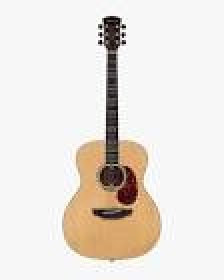
#> input picture OpenCV_Local/Guitar/0001.jpg, 112 x 140 px, found by its file name (shown 2 times larger); its folder holds only this picture in this run
$ python Tugas_2.py   (older library calls are emulated)
#> lines starting #> are read from the running program, lines starting #| are printed output that depends on the picture; after the words box and inside, x2 and y2 are one past the last pixel; in counts of white or black regions, pixels touching at a corner belong together
import cv2
import numpy as np
import matplotlib.pyplot as plt
import os
import subprocess

repo_url = "https://github.com/hnkzf/OpenCV.git"
repo_path = "OpenCV_local"
if not os.path.exists(repo_path):
    subprocess.run(["git", "clone", repo_url, repo_path])

BASE_DIR = os.getcwd()
gitar_dir = os.path.join(repo_path, "Guitar")
save_dir = os.path.join(BASE_DIR, "Hasil_Jadi")
os.makedirs(save_dir, exist_ok=True)

if os.path.exists(gitar_dir):
    files = [f for f in os.listdir(gitar_dir) if f.lower().endswith('.jpg')]

    for filename in files:
        img_path = os.path.join(gitar_dir, filename)

        img_bgr = cv2.imread(img_path)
#> img_bgr is the input picture: shape (140, 112, 3); mean B, G, R 220.3, 227, 233.2

        if img_bgr is None:
            print(f"Could not read {filename}")
            continue

        img_gray = cv2.cvtColor(img_bgr, cv2.COLOR_BGR2GRAY)
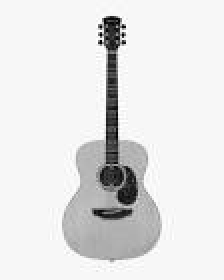
#> img_gray: shape (140, 112) (shown 2 times larger); min 1, max 255, mean 228.1

        gauss_processed = cv2.GaussianBlur(img_gray, (3,3), 0)
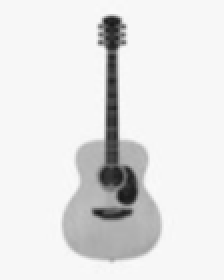
#> gauss_processed: shape (140, 112) (shown 2 times larger); min 25, max 251, mean 228.1
        sobel_res = cv2.Sobel(gauss_processed, cv2.CV_64F, 1, 1, ksize=3)
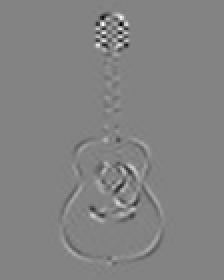
#> sobel_res: shape (140, 112) float64 (shown 2 times larger); min -144, max 136, mean 0; drawn with min black and max white
        laplace_res = cv2.Laplacian(gauss_processed, cv2.CV_64F)
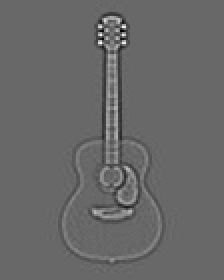
#> laplace_res: shape (140, 112) float64 (shown 2 times larger); min -114, max 164, mean 0; drawn with min black and max white
        canny_res = cv2.Canny(gauss_processed, 100, 200)
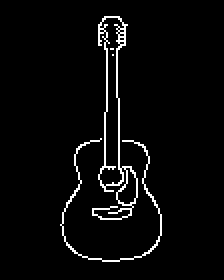
#> canny_res: shape (140, 112) (shown 2 times larger); 3.6% white in thin lines or dots, all inside (x1, y1, x2, y2) = (30, 8, 81, 131)

        test_noise = np.random.normal(0, 25, img_bgr.shape).astype(np.uint8)
        noisy_res_bgr = cv2.add(img_bgr, test_noise)
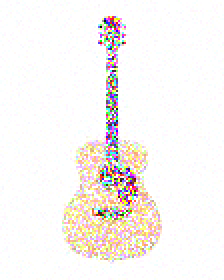
#> noisy_res_bgr: shape (140, 112, 3) (shown 2 times larger); mean B, G, R 241.9, 244.7, 248.3

        base_name = os.path.splitext(filename)[0]
        outputs = {
            "original": img_bgr,
            "gaussian": gauss_processed,
            "sobel": cv2.normalize(sobel_res, None, 0, 255, cv2.NORM_MINMAX).astype(np.uint8),
            "laplacian": cv2.normalize(laplace_res, None, 0, 255, cv2.NORM_MINMAX).astype(np.uint8),
            "canny": canny_res,
            "noise": noisy_res_bgr
        }

        for suffix, image_data in outputs.items():
            save_path = os.path.join(save_dir, f"{base_name}_{suffix}.jpg")
            cv2.imwrite(save_path, image_data)
#> this loop made 6 passes
#> suffix on passes 1 to 6: 'original', 'gaussian', 'sobel', 'laplacian', 'canny', 'noise'

        titles = ["Original", "Gaussian (Gray)", "Sobel", "Laplacian", "Canny", "Noisy (Color)"]

        img_list = [
            cv2.cvtColor(img_bgr, cv2.COLOR_BGR2RGB),
            gauss_processed,
            outputs["sobel"],
            outputs["laplacian"],
            canny_res,
            cv2.cvtColor(noisy_res_bgr, cv2.COLOR_BGR2RGB)
        ]

        plt.figure(figsize=(12, 8))
        for i in range(6):
            plt.subplot(2, 3, i+1)
            if len(img_list[i].shape) == 3:
                plt.imshow(img_list[i])
            else:
                plt.imshow(img_list[i], cmap='gray')
            plt.title(titles[i])
            plt.axis('off')

        plt.tight_layout()
        plt.savefig(os.path.join(save_dir, f"{base_name}_visualisasi.png"))
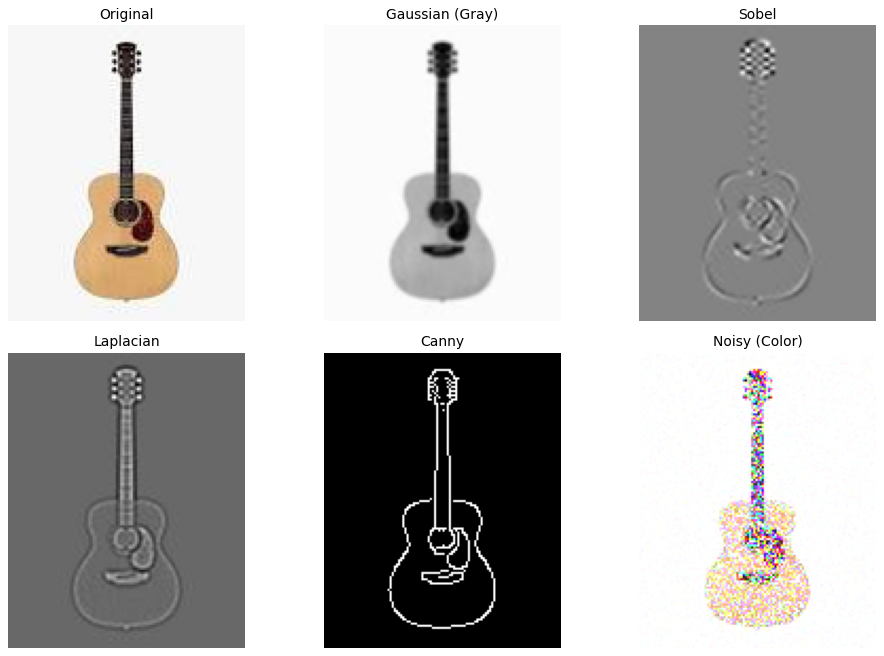
#> figure drawn by matplotlib, 6 panels
        plt.close()

    print(f"All processed images (Original in Color) saved in: {save_dir}")
#| All processed images (Original in Color) saved in: Hasil_Jadi
else:
    print(f"Directory {gitar_dir} not found.")

$ run again, on OpenCV_Local/Guitar/0002.jpg
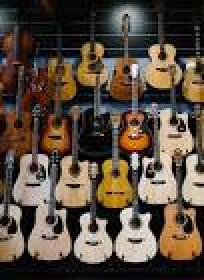
#> input picture OpenCV_Local/Guitar/0002.jpg, 102 x 140 px, found by its file name (shown 2 times larger)
#> img_bgr is the input picture: shape (140, 102, 3); mean B, G, R 63, 76.2, 89.6
#> canny_res: shape (140, 102); 20.4% white in thin lines or dots
#> `noisy_res_bgr = cv2.add(img_bgr, test_noise)`:
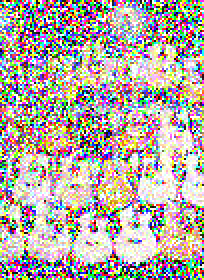
#> noisy_res_bgr: shape (140, 102, 3) (shown 2 times larger); mean B, G, R 163.2, 169.5, 177.9
#> the loop `for suffix, image_data in outputs.items():` made 6 passes
#> suffix on passes 1 to 6: 'original', 'gaussian', 'sobel', 'laplacian', 'canny', 'noise'
#| All processed images (Original in Color) saved in: Hasil_Jadi
